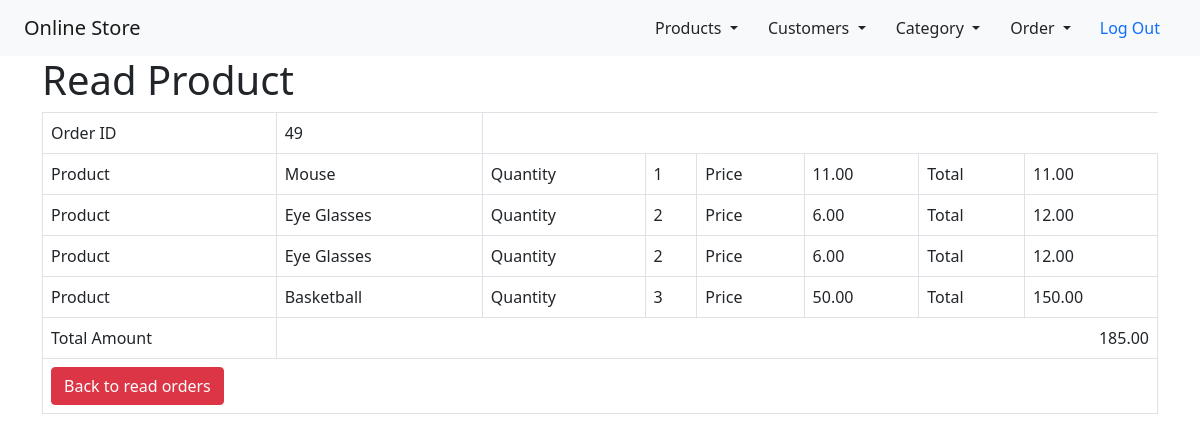
Screenshot of /order_read.php?order_id=49 (signed in) with the database file from the repository.
### tables this page shows
CREATE TABLE `orderdetails` (
  `orderdetail_id` int(11) NOT NULL,
  `order_id` int(11) NOT NULL,
  `product_id` int(11) NOT NULL,
  `quantity` int(11) NOT NULL
);

CREATE TABLE `products` (
  `id` int(11) NOT NULL,
  `name` varchar(128) NOT NULL,
  `category` int(50) NOT NULL,
  `description` text NOT NULL,
  `price` decimal(10,2) NOT NULL,
  `created` datetime NOT NULL,
  `modified` timestamp NOT NULL DEFAULT current_timestamp() ON UPDATE current_timestamp(),
  `promotion_price` decimal(10,2) NOT NULL,
  `manufacture_date` date NOT NULL,
  `expired_date` date NOT NULL
);

### order_read.php (the view, shortened to what this page needs)
<!DOCTYPE HTML>
<html>
<head>
    <link href="https://cdn.jsdelivr.net/npm/bootstrap@5.1.3/dist/css/bootstrap.min.css" rel="stylesheet">
</head>
<body>
    <div class="menu">
        <?php include 'header.php'; ?>
    </div>
    <div class="container">
        <div class="page-header">
            <h1>Read Product</h1>
        </div>
        <?php
        $oid = isset($_GET['order_id']) ? $_GET['order_id'] : die('ERROR: Record ID not found.');
        include 'config/database.php';
        try {
            $query = "SELECT orderdetail_id, order_id, product_id, quantity, products.id, products.name as proname, products.price as proprice FROM orderdetails INNER JOIN products ON products.id = orderdetails.product_id WHERE order_id = ?";
            $stmt = $con->prepare($query);
            $stmt->bindParam(1, $oid);
            $stmt->execute();
            $row = $stmt->fetch(PDO::FETCH_ASSOC);
            $order_id = $row['order_id'];
        ?>
            <table class=' table table-hover table-responsive table-bordered'>
                <tr>
                    <td>Order ID</td>
                    <td colespan="8"><?php echo htmlspecialchars($order_id, ENT_QUOTES); ?></td>
                </tr>
                <?php
                $totalamount = 0;
                while ($row = $stmt->fetch(PDO::FETCH_ASSOC)) {
                    extract($row);
                ?>
                    <tr>
                        <td>Product</td>
                        <td><?php echo htmlspecialchars($proname, ENT_QUOTES); ?></td>
                        <td>Quantity</td>
                        <td><?php echo htmlspecialchars($quantity, ENT_QUOTES); ?></td>
                        <td>Price</td>
                        <td><?php echo htmlspecialchars($proprice, ENT_QUOTES); ?></td>
                        <td>Total</td>
                        <td><?php
                            $total = ($proprice * $quantity);
                            echo  number_format($total, 2);
                            $totalamount = $totalamount + $total;
                            ?></td>
                    </tr>
            <?php
                }
            }
            catch (PDOException $exception) {
                die('ERROR: ' . $exception->getMessage());
            }
            ?>
            <tr>
                <td>Total Amount</td>
                <td class = alnright colspan="8"><?php echo number_format($totalamount, 2) ?></td>
            </tr>
            <tr>
                <td colspan="8">
                    <a href='order_index.php' class='btn btn-danger'>Back to read orders</a>
                </td>
            </tr>
            </table>
    </div>
</body>
</html>

### order_read.php (style rules this page uses)
.alnright { text-align: right; }

### rows the page displays
orderdetails: order "49"
orderdetails: product.name "Mouse", quantity "1", product.price "11.00"
orderdetails: product.name "Eye Glasses", quantity "2", product.price "6.00", total "12.00"
orderdetails: product.name "Eye Glasses", quantity "2", product.price "6.00", total "12.00"
orderdetails: product.name "Basketball", quantity "3", product.price "50.00", total "150.00"

### other values shown
$totalamount "185.00"
